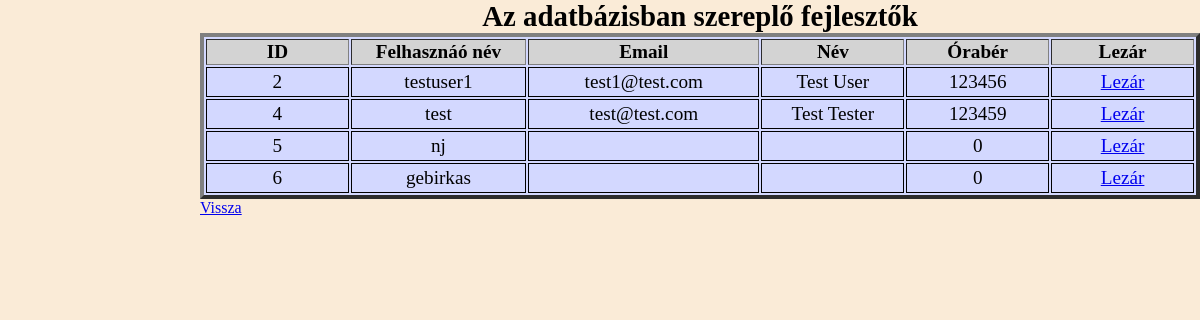
The app's page /Fejlesztok/developers_display.php with its own data.
### tables this page shows
CREATE TABLE `developers` (
  `id` int(10) UNSIGNED NOT NULL,
  `username` varchar(20) NOT NULL,
  `password` varchar(1000) NOT NULL,
  `email` varchar(100) DEFAULT NULL,
  `name` varchar(100) DEFAULT NULL,
  `price` int(10) DEFAULT NULL
);

### Fejlesztok/developers_display.php (the view, shortened to what this page needs)
<html lang="hu">
<head>
	<link rel="stylesheet" type="text/css" href="../Dizajn/projekterCSS.css">
</head>
<table width="1000" border="4" align="center">
	<caption>Az adatbázisban szereplő fejlesztők</caption>
	<tr>
		<th>ID</th>
		<th>Felhasznáó név</th>
		<th>Email</th>
		<th>Név</th>
        <th>Órabér</th>
		<th>Lezár</th>
	</tr>
	<?php
	$conn = OpenSQLConn();
	$sql = "SELECT * FROM developers";
	$stmt = $conn->query($sql);
	while ($Adatsorok = $stmt -> fetch_array()){
		$Id = $Adatsorok["id"];
		$D_username = $Adatsorok["username"];
		$D_email = $Adatsorok["email"];
		$D_name = $Adatsorok["name"];
		$D_price = $Adatsorok["price"];
		?>
		<tr>
			<td><?php echo $Id ?></td>
			<td><?php echo $D_username?></td>
			<td><?php echo $D_email?></td>
			<td><?php echo $D_name?></td>
			<td><?php echo $D_price?></td>
			<td><a href="index.php?modul=developers&funkcio=userlock&username=<?php echo $D_username?>">Lezár</a></td>
		</tr>
	<?php } ?>
</table>
	<a href="./index.php">Vissza</a>
</html>

### Dizajn/projekterCSS.css (style rules this page uses)
table { background: #d3d8ff; }
th { font-family: Garamond; color:black; font-weight: bold; background-color: lightgrey; font-size: 1.2em; }
caption { font-family: Garamond; font-size: 1.8em; font-weight: bold; }
td { border: 1px solid; overflow: hidden; width: 70px; text-align: center; color: black; font-family: Garamond,Georgia,Times,"Times New Roman",serif; font-size: 1.2em; padding: 3px; }

### records on screen
developers: id "2", username "testuser1", email "test1@test.com", name "Test User", price "123456"
developers: id "4", username "test", email "test@test.com", name "Test Tester", price "123459"
developers: id "5", username "nj", price "0"
developers: id "6", username "gebirkas", price "0"
